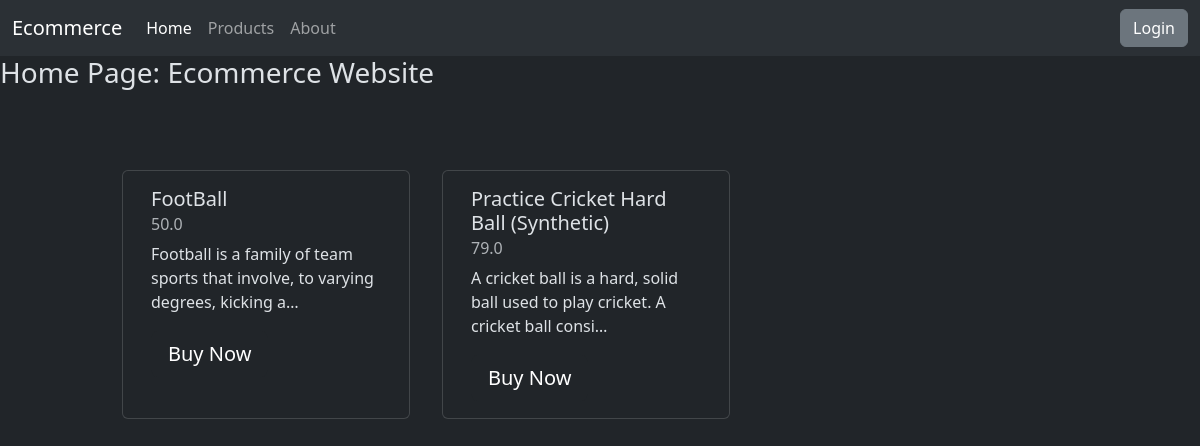
The page / on the database its author committed.
### products/models.py (models this page shows, shortened)
class ProductsModel(models.Model):
    ProductName = models.CharField(max_length=150)
    ProductDescription = models.TextField()
    ProductPrice = models.FloatField()
    StockCount = models.IntegerField(10)
    onSale = models.BooleanField(default=False)

### ecommerce/views.py (the view)
# urls.py: path('', views.Home.as_view()),
class Home(View):
    def get(self, request, format=None):
        data = ProductsModel.objects.all()
        return render(request,'index.html' , {'data': data})

### ecommerce/templates/index.html
{% extends 'base_layout.html' %}
{% block userContent %}
<h3>Home Page: Ecommerce Website</h3>
    <div class="container">
        <div class="row m-3 p-5">
            {% for i in data %}
            <div class="card m-3" style="width: 18rem;">
                <div class="card-body justify-content-between">
                    <h5 class="card-title">{{i.ProductName}}</h5>
                    <h6 class="card-subtitle mb-2 text-muted">{{i.ProductPrice}}</h6>
                    <p class="card-text">{{i.ProductDescription|truncatechars:80}}</p>
                    <button type="button" class="btn btn-dark  btn-lg">Buy Now</button>
                </div>
            </div>
            {% endfor %}
        </div>
    </div>
{% endblock %}

### rows shown on the page
ProductsModel: ProductName "FootBall", ProductPrice "50.0", ProductDescription "Football is a family of team sports that involve, to varying degrees, kicking a…"
ProductsModel: ProductName "Practice Cricket Hard Ball (Synthetic)", ProductPrice "79.0", ProductDescription "A cricket ball is a hard, solid ball used to play cricket. A cricket ball consi…"
